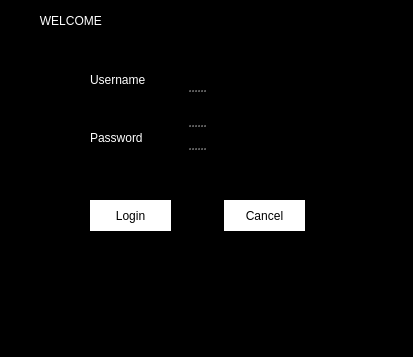
<?xml version="1.0" encoding="UTF-8"?>
<ui version="4.0">
 <class>Dialog</class>
 <widget class="QDialog" name="Dialog">
  <property name="geometry">
   <rect>
    <x>0</x>
    <y>0</y>
    <width>413</width>
    <height>357</height>
   </rect>
  </property>
  <property name="windowTitle">
   <string>Dialog</string>
  </property>
  <property name="styleSheet">
   <string notr="true">background-color:rgb(0, 0, 0);</string>
  </property>
  <widget class="QPushButton" name="loginButton">
   <property name="geometry">
    <rect>
     <x>90</x>
     <y>200</y>
     <width>81</width>
     <height>31</height>
    </rect>
   </property>
   <property name="styleSheet">
    <string notr="true">background-color:rgb(255, 255, 255);
font: 9pt &quot;MS Reference Sans Serif&quot;;
color:rgb(0, 0, 0);
border-radius:5px solid rgb(255, 0, 0);
</string>
   </property>
   <property name="text">
    <string>Login</string>
   </property>
  </widget>
  <widget class="QLabel" name="label_3">
   <property name="geometry">
    <rect>
     <x>-50</x>
     <y>0</y>
     <width>461</width>
     <height>41</height>
    </rect>
   </property>
   <property name="styleSheet">
    <string notr="true">font: italic 14pt &quot;MS Reference Sans Serif&quot;;
color:rgb(255, 255, 255);</string>
   </property>
   <property name="text">
    <string>                           WELCOME</string>
   </property>
  </widget>
  <widget class="QPushButton" name="cancelButton">
   <property name="geometry">
    <rect>
     <x>224</x>
     <y>200</y>
     <width>81</width>
     <height>31</height>
    </rect>
   </property>
   <property name="styleSheet">
    <string notr="true">background-color:rgb(255, 255, 255);
font: 9pt &quot;MS Reference Sans Serif&quot;;
color:rgb(0, 0, 0);
border-radius:5px solid rgb(255, 0, 0);
</string>
   </property>
   <property name="text">
    <string>Cancel</string>
   </property>
  </widget>
  <widget class="QSplitter" name="splitter">
   <property name="geometry">
    <rect>
     <x>90</x>
     <y>70</y>
     <width>211</width>
     <height>111</height>
    </rect>
   </property>
   <property name="orientation">
    <enum>Qt::Vertical</enum>
   </property>
   <widget class="QLabel" name="label">
    <property name="styleSheet">
     <string notr="true">font: 10pt &quot;MS Reference Sans Serif&quot;;
color:rgb(255, 255, 255);</string>
    </property>
    <property name="text">
     <string>Username</string>
    </property>
   </widget>
   <widget class="QLineEdit" name="usernameEdit">
    <property name="styleSheet">
     <string notr="true">color:rgb(255, 255, 255);</string>
    </property>
   </widget>
   <widget class="QLabel" name="label_2">
    <property name="styleSheet">
     <string notr="true">font: 10pt &quot;MS Reference Sans Serif&quot;;
color:rgb(255, 255, 255);</string>
    </property>
    <property name="text">
     <string>Password</string>
    </property>
   </widget>
   <widget class="QLineEdit" name="passwordEdit">
    <property name="styleSheet">
     <string notr="true">color:rgb(255, 255, 255);</string>
    </property>
   </widget>
  </widget>
 </widget>
 <resources/>
 <connections/>
</ui>
